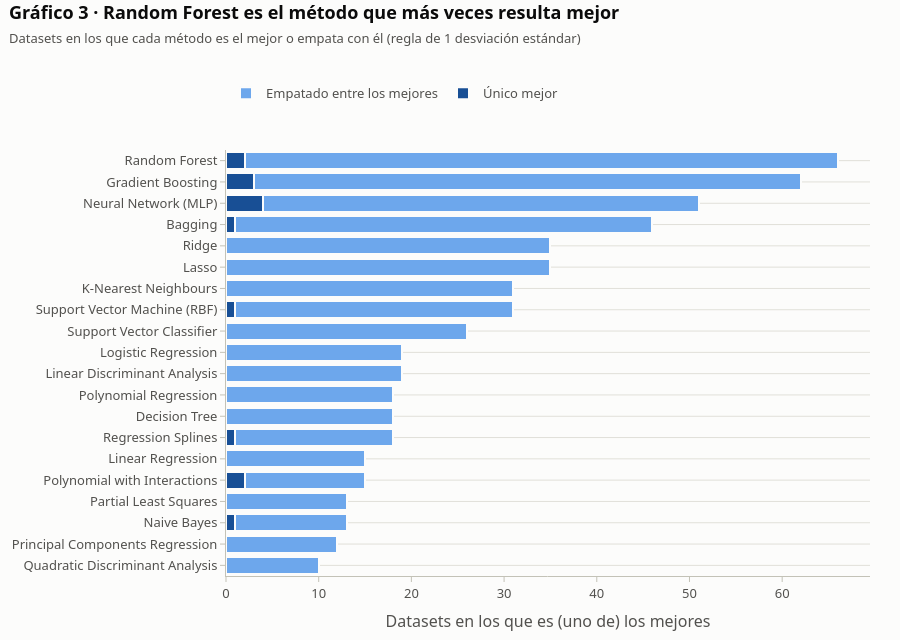

The cell this chart's notebook holds for it:
### Markdown cell above
**Gráfico 3 — ¿Qué método gana más veces?** Cuenta en cuántos datasets cada método es el mejor
o empata con él. Distingue las victorias en solitario (azul oscuro) de los empates (azul
claro). Es lo que explica la fuerza de la estrategia fija: si un método queda casi siempre
entre los mejores, recomendarlo siempre ya acierta mucho.

### Code cell
ms0 = METODOS_SCORES[METODOS_SCORES.missing_rate == 0.0].copy()
ganadores_por_dataset = ms0.groupby("dataset").winner.sum()
ms0["tipo_victoria"] = np.where(
    ms0.dataset.map(ganadores_por_dataset) == 1, "Único mejor", "Empatado entre los mejores")
victorias = (ms0[ms0.winner].groupby(["method", "tipo_victoria"]).size()
             .unstack(fill_value=0).reindex(columns=["Único mejor", "Empatado entre los mejores"],
                                            fill_value=0))
aplicable = ms0.groupby("method").dataset.nunique()
victorias["total"] = victorias.sum(axis=1)
victorias = victorias.reindex(aplicable.index, fill_value=0).sort_values("total")
etiquetas = [ETIQUETA_METODO.get(m, m) for m in victorias.index]

fig = go.Figure()
for columna, color in (("Único mejor", AZULES[5]), ("Empatado entre los mejores", AZULES[2])):
    fig.add_bar(
        y=etiquetas, x=victorias[columna], name=columna, orientation="h",
        marker=dict(color=color, line=dict(width=2, color=FONDO)),
        customdata=np.stack([victorias.total, aplicable.reindex(victorias.index)], axis=1),
        hovertemplate="<b>%{y}</b><br>" + columna + ": %{x}<br>"
                      "Mejor (total): %{customdata[0]} de %{customdata[1]} datasets en los que se ejecutó<extra></extra>",
    )
fig.update_layout(barmode="stack")
fig.update_xaxes(title="Datasets en los que es (uno de) los mejores", showgrid=True,
                 gridcolor=REJILLA)
fig.update_yaxes(showgrid=False)
estilo(fig, f"Gráfico 3 · {ETIQUETA_METODO[victorias.total.idxmax()]} es el método que más veces resulta mejor",
       "Datasets en los que cada método es el mejor o empata con él (regla de 1 desviación estándar)",
       alto=640).show()

mas_ganador = victorias.total.idxmax()
print(f"Método más frecuentemente mejor: {ETIQUETA_METODO[mas_ganador]} "
      f"({victorias.total.max()} de {aplicable[mas_ganador]} datasets en los que se ejecutó)")

### Figure 1 — Plotly figure (JSON) as saved in the notebook; plotly's stock layout.template omitted (floating-point values rounded to 4 significant figures)
{"data": [{"customdata": [[10, 23], [12, 55], [13, 51], [13, 55], [15, 51], [15, 55], [18, 55], [18, 106], [18, 55], [19, 51], [19, 51], [26, 106], [31, 106], [31, 106], [35, 101], [35, 106], [46, 106], [51, 106], [62, 106], [66, 106]], "hovertemplate": "<b>%{y}</b><br>Único mejor: %{x}<br>Mejor (total): %{customdata[0]} de %{customdata[1]} datasets en los que se ejecutó<extra></extra>", "marker": {"color": "#184f95", "line": {"color": "#fcfcfb", "width": 2}}, "name": "Único mejor", "orientation": "h", "type": "bar", "x": [0, 0, 1, 0, 2, 0, 1, 0, 0, 0, 0, 0, 1, 0, 0, 0, 1, 4, 3, 2], "y": ["Quadratic Discriminant Analysis", "Principal Components Regression", "Naive Bayes", "Partial Least Squares", "Polynomial with Interactions", "Linear Regression", "Regression Splines", "Decision Tree", "Polynomial Regression", "Linear Discriminant Analysis", "Logistic Regression", "Support Vector Classifier", "Support Vector Machine (RBF)", "K-Nearest Neighbours", "Lasso", "Ridge", "Bagging", "Neural Network (MLP)", "Gradient Boosting", "Random Forest"]}, {"customdata": [[10, 23], [12, 55], [13, 51], [13, 55], [15, 51], [15, 55], [18, 55], [18, 106], [18, 55], [19, 51], [19, 51], [26, 106], [31, 106], [31, 106], [35, 101], [35, 106], [46, 106], [51, 106], [62, 106], [66, 106]], "hovertemplate": "<b>%{y}</b><br>Empatado entre los mejores: %{x}<br>Mejor (total): %{customdata[0]} de %{customdata[1]} datasets en los que se ejecutó<extra></extra>", "marker": {"color": "#6da7ec", "line": {"color": "#fcfcfb", "width": 2}}, "name": "Empatado entre los mejores", "orientation": "h", "type": "bar", "x": [10, 12, 12, 13, 13, 15, 17, 18, 18, 19, 19, 26, 30, 31, 35, 35, 45, 47, 59, 64], "y": ["Quadratic Discriminant Analysis", "Principal Components Regression", "Naive Bayes", "Partial Least Squares", "Polynomial with Interactions", "Linear Regression", "Regression Splines", "Decision Tree", "Polynomial Regression", "Linear Discriminant Analysis", "Logistic Regression", "Support Vector Classifier", "Support Vector Machine (RBF)", "K-Nearest Neighbours", "Lasso", "Ridge", "Bagging", "Neural Network (MLP)", "Gradient Boosting", "Random Forest"]}], "layout": {"barmode": "stack", "font": {"color": "#0b0b0b", "family": "system-ui, -apple-system, 'Segoe UI', sans-serif", "size": 13}, "height": 640, "hoverlabel": {"bgcolor": "white", "font": {"family": "system-ui, -apple-system, 'Segoe UI', sans-serif", "size": 13}}, "legend": {"font": {"color": "#52514e"}, "orientation": "h", "title": {}, "x": 0, "y": 1.098, "yanchor": "bottom"}, "margin": {"b": 60, "l": 70, "r": 30, "t": 150}, "paper_bgcolor": "#fcfcfb", "plot_bgcolor": "#fcfcfb", "title": {"text": "<b>Gráfico 3 · Random Forest es el método que más veces resulta mejor</b><br><span style='font-size:13px;color:#52514e'>Datasets en los que cada método es el mejor o empata con él (regla de 1 desviación estándar)</span>", "x": 0.01, "xanchor": "left", "y": 0.97, "yanchor": "top"}, "xaxis": {"gridcolor": "#e1e0d9", "linecolor": "#c3c2b7", "showgrid": false, "tickcolor": "#c3c2b7", "tickfont": {"color": "#52514e"}, "title": {"font": {"color": "#52514e"}, "text": "Datasets en los que es (uno de) los mejores"}}, "yaxis": {"gridcolor": "#e1e0d9", "linecolor": "#c3c2b7", "showgrid": true, "tickcolor": "#c3c2b7", "tickfont": {"color": "#52514e"}, "title": {"font": {"color": "#52514e"}}}}}
